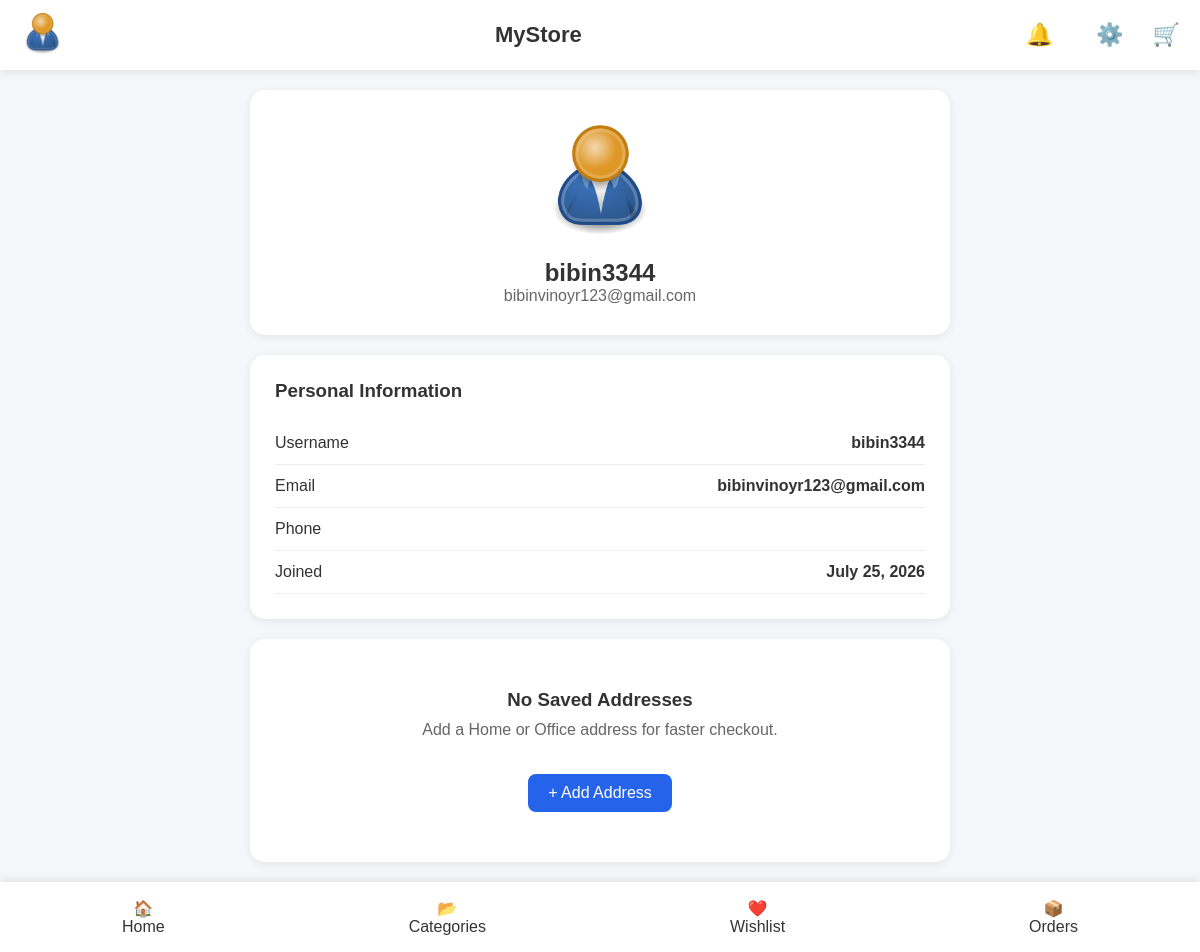
/profile/ (signed in), run on an earlier commit of the app's database.
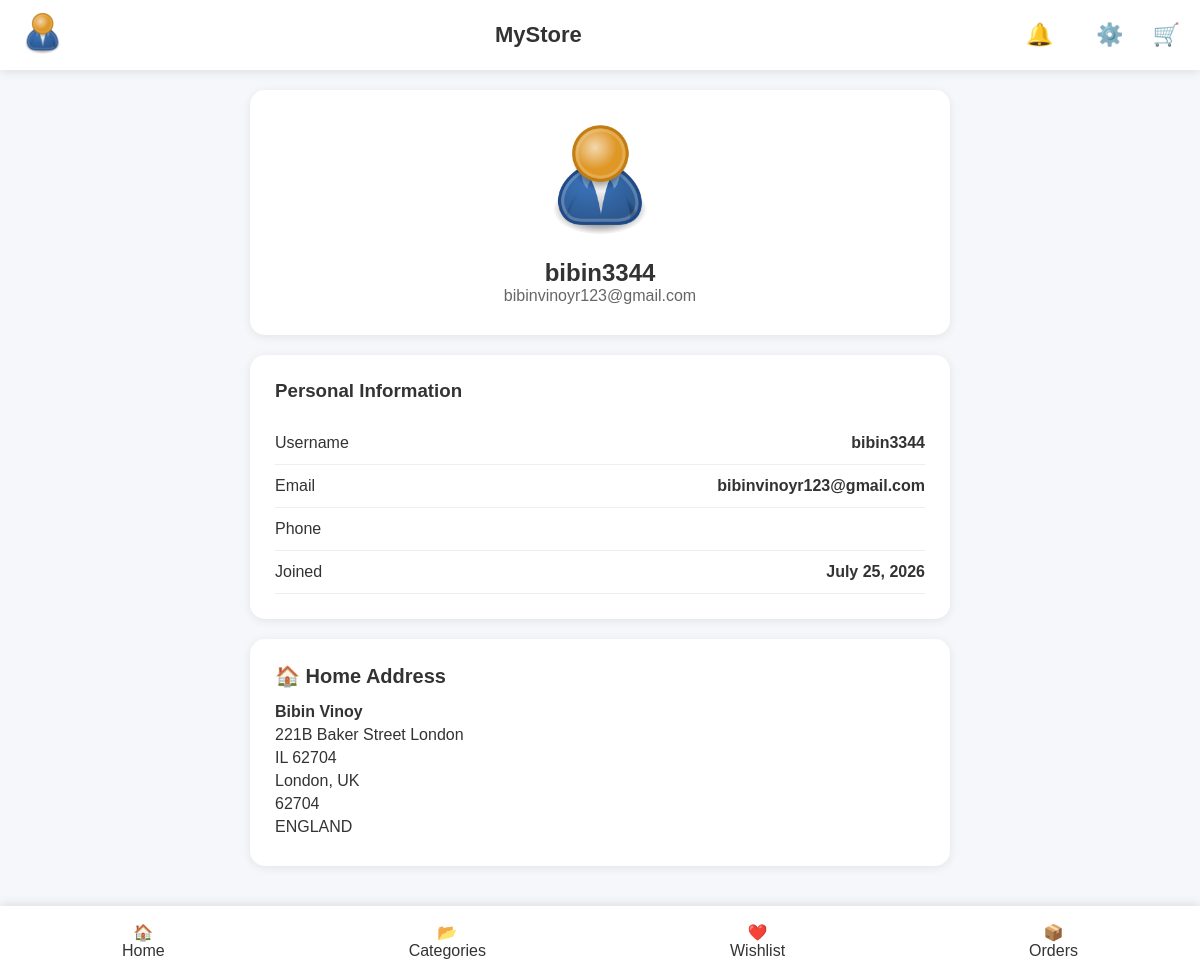
And on a later commit of the database.
### accounts/models.py (models this page shows, shortened)
class Address(models.Model):
    ADDRESS_TYPES = (
        ('home', 'Home'),
        ('office', 'Office'),
    )
    address_type = models.CharField(
        max_length=10,
        choices=ADDRESS_TYPES,
        default='home'
    )
    user = models.ForeignKey(
        User,
        on_delete=models.CASCADE,
        related_name="addresses"
    )
    full_name = models.CharField(
        max_length=100
    )
    phone_number = models.CharField(
        max_length=20,
    )
    address_line_1 = models.CharField(
        max_length=255
    )
    address_line_2 = models.CharField(
        max_length=255,
        blank=True
    )
    city = models.CharField(
        max_length=100
    )
    state = models.CharField(
        max_length=100
    )
    postal_code = models.CharField(
        max_length=20
    )
    country = models.CharField(
        max_length=100
    )
    is_default = models.BooleanField(
        default=False
    )

### accounts/views.py (the view)
# urls.py: path('profile/',views.user_profile,name='user_profile'),
@login_required(login_url='login')
def user_profile(request):
    profile=request.user
    address=profile.addresses.all()
    home_address = address.filter(address_type='home').first()
    office_address = address.filter(address_type='office').first()
    context={'profile':profile,'home_address':home_address,'office_address':office_address}
    return render(request,'account/profile.html',context)

### template/account/profile.html (shortened to what this page needs)
{% extends 'base.html' %}
{% load static %}
{% block extra_css %}
<link rel="stylesheet" href="{% static 'css/profile.css' %}">
<link rel="stylesheet" href="{% static 'css/address.css' %}">
{% endblock %}
{% block content %}
<div class="profile-container">
    <div class="profile-card">
     {% if user.profile_image %}
        <img
            src="{{ user.profile_image.url }}"
            alt="Profile"
            class="profile-image-large"
        >
     {% else %}
        <img
            src="{% static 'images/default-profile.png' %}"
            alt="Profile"
            class="profile-image-large"
        >
     {% endif %}
        <h2>{{profile.username}}</h2>
        <p class="profile-email">
            {{profile.email}}
        </p>
    </div>
    <div class="info-card">
        <h3>Personal Information</h3>
        <div class="info-row">
            <span>Username</span>
            <strong>{{profile.username}}</strong>
        </div>
        <div class="info-row">
            <span>Email</span>
            <strong>{{profile.email}}</strong>
        </div>
        <div class="info-row">
            <span>Phone</span>
        </div>
        <div class="info-row">
            <span>Joined</span>
            <strong>{{ user.date_joined|date:"F j, Y" }}</strong>
        </div>
    </div>
{% if home_address or office_address %}
    {% if home_address %}
    <div class="address-card">
        <div class="address-type">
            🏠 Home Address
        </div>
        <div class="address-content">
            <p><strong>{{ home_address.full_name }}</strong></p>
            <p>{{ home_address.address_line_1 }}</p>
            <p>{{ home_address.address_line_2 }}</p>
            <p>{{ home_address.city }}, {{ home_address.state }}</p>
            <p>{{ home_address.postal_code }}</p>
            <p>{{ home_address.country }}</p>
        </div>
    </div>
    {% endif %}
{% else %}
        <div class="empty-address">
        <h3>No Saved Addresses</h3>
        <p>
            Add a Home or Office address
            for faster checkout.
        </p>
        <a href="{% url 'address' %}"
           class="add-btn">
            + Add Address
        </a>
        </div>
{% endif %}
    </div>
    {% endblock %}

What changed in the data, as far as the page shows it:
added Address: full_name "Bibin Vinoy", address_line_1 "221B Baker Street London", address_line_2 "IL 62704", city "London", state "UK", postal_code "62704", country "ENGLAND"
Also different on the page:
text no longer shown: "No Saved Addresses Add a Home or Office address for faster checkout. + Add Address"
text now shown: "🏠 Home Address ,"
